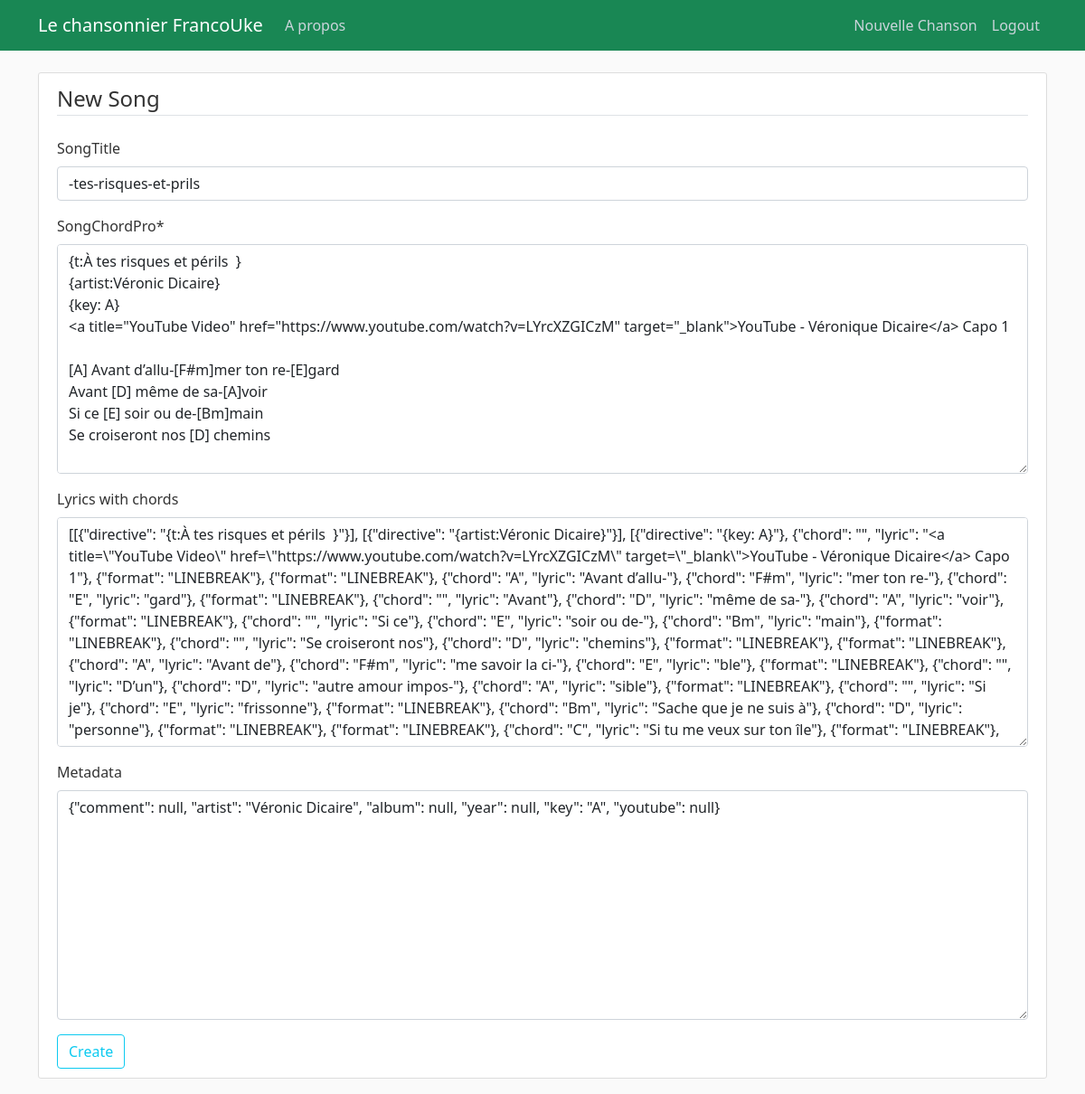
Page /song/282/update/ (signed in) on the earlier database version.
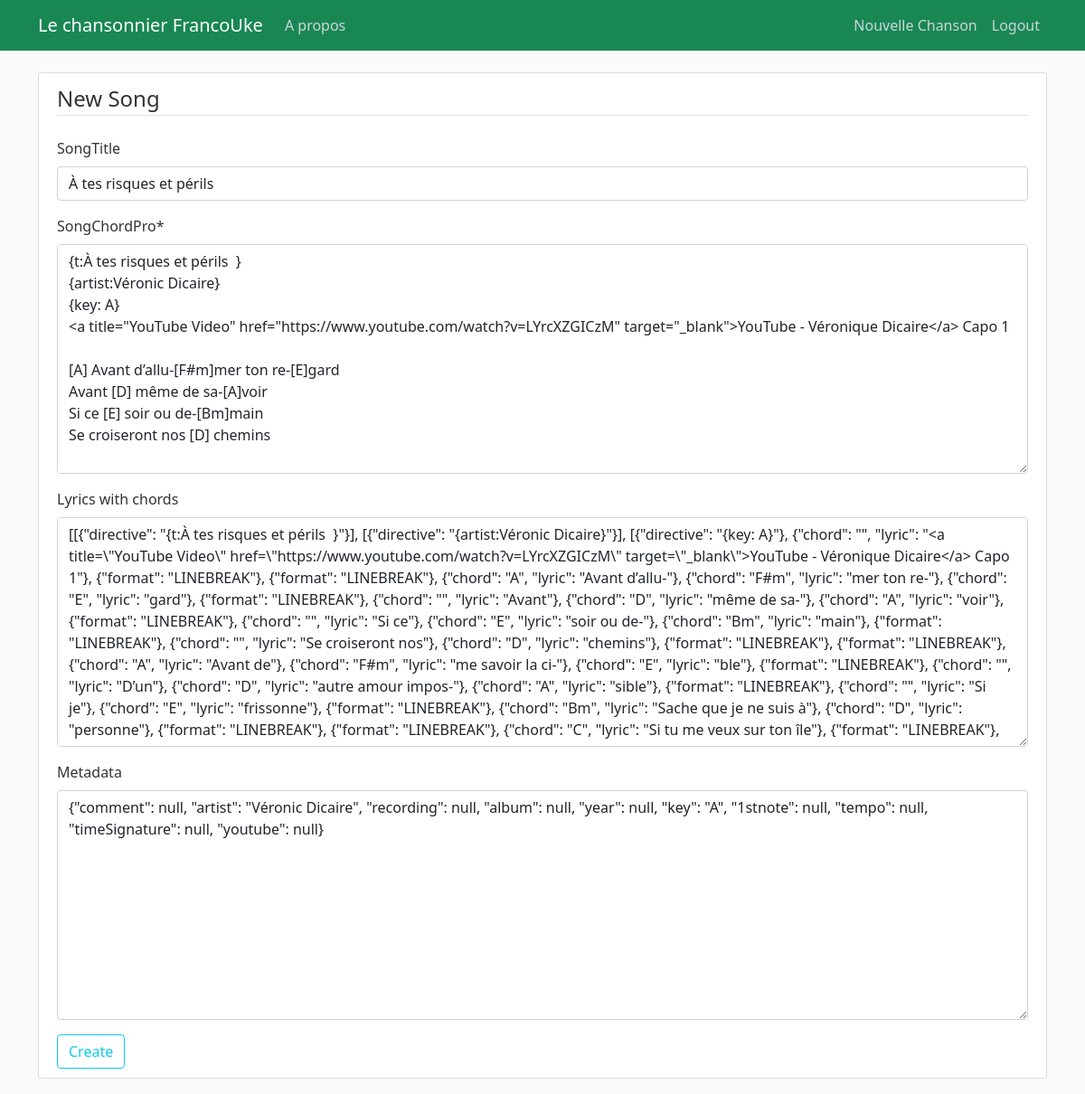
Same page on the later database version.
### songbook/models.py (models this page shows, shortened)
class Song(models.Model):
    songTitle = models.CharField(max_length=100, blank=True, null=True)
    songChordPro = models.TextField()  # Original
    lyrics_with_chords = models.JSONField(null=True, blank=True)
    metadata = models.JSONField(blank=True, null=True)  # Stores metadata as JSON
    date_posted = models.DateField(default=timezone.now)
    contributor = models.ForeignKey(User, on_delete=models.CASCADE)

### songbook/views.py (the view, shortened to what this page needs)
# urls.py: path('song/<int:pk>/update/', SongUpdateView.as_view(), name='song-update'),
class SongUpdateView(LoginRequiredMixin, UpdateView):
    model = Song
    fields = ['songTitle', 'songChordPro', 'lyrics_with_chords', 'metadata']
    success_url = reverse_lazy('songbook-home')  # Redirect after success
    def get_object(self, queryset=None):
        obj = super().get_object(queryset)
        if obj.contributor != self.request.user:
            raise PermissionDenied("You do not have permission to edit this song.")
        return obj

### songbook/templates/songbook/song_form.html (shortened to what this page needs)
{% extends "songbook/base.html" %}
{% load crispy_forms_tags %}
{% block content %}
    <div class="content-section">
        <form method="POST">
            <fieldset class="form-group">
                <legend class="border-bottom mb-4">New Song</legend>
                {{ form|crispy }}
            </fieldset>
            <div class="form-group">
                <button class="btn btn-outline-info" type="submit">Create</button>
            </div>
        </form>
    </div>
{% endblock content %}

Differences in the rows shown:
changed Song: songTitle "-tes-risques-et-prils" → "À tes risques et périls"; metadata "{\"comment\": null, \"artist\": \"Véronic Dicaire\", \"album\": null, \"year\": null, \"key\": \"A\", \"youtube\": null}" → "…null, \"artist\": \"Véronic Dicaire\", \"recording\": null, \"album\": null, \"year\": null, \"key\": \"A\", \"1stnote\": null, \"tempo\": null, \"timeSignature\": null, \"youtube\": null}"
